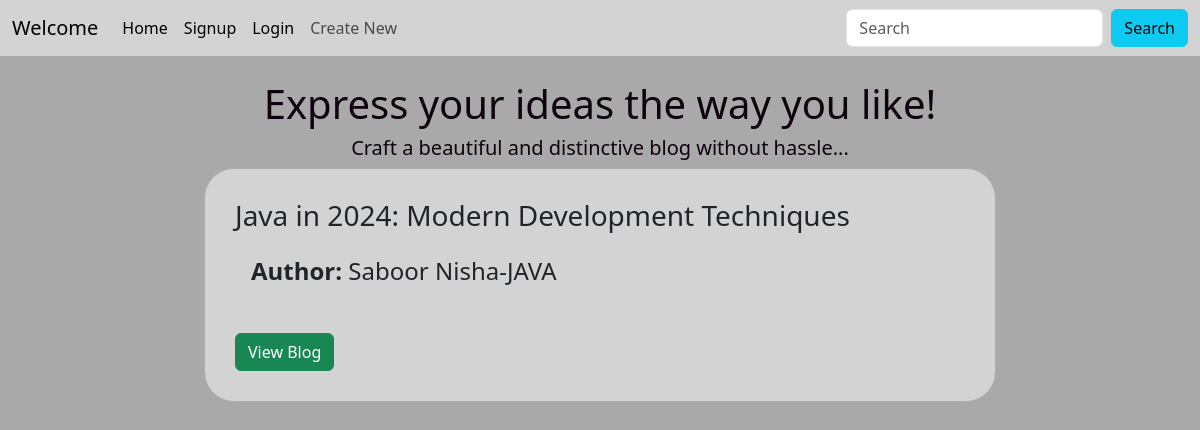
Before: / with the older database file.
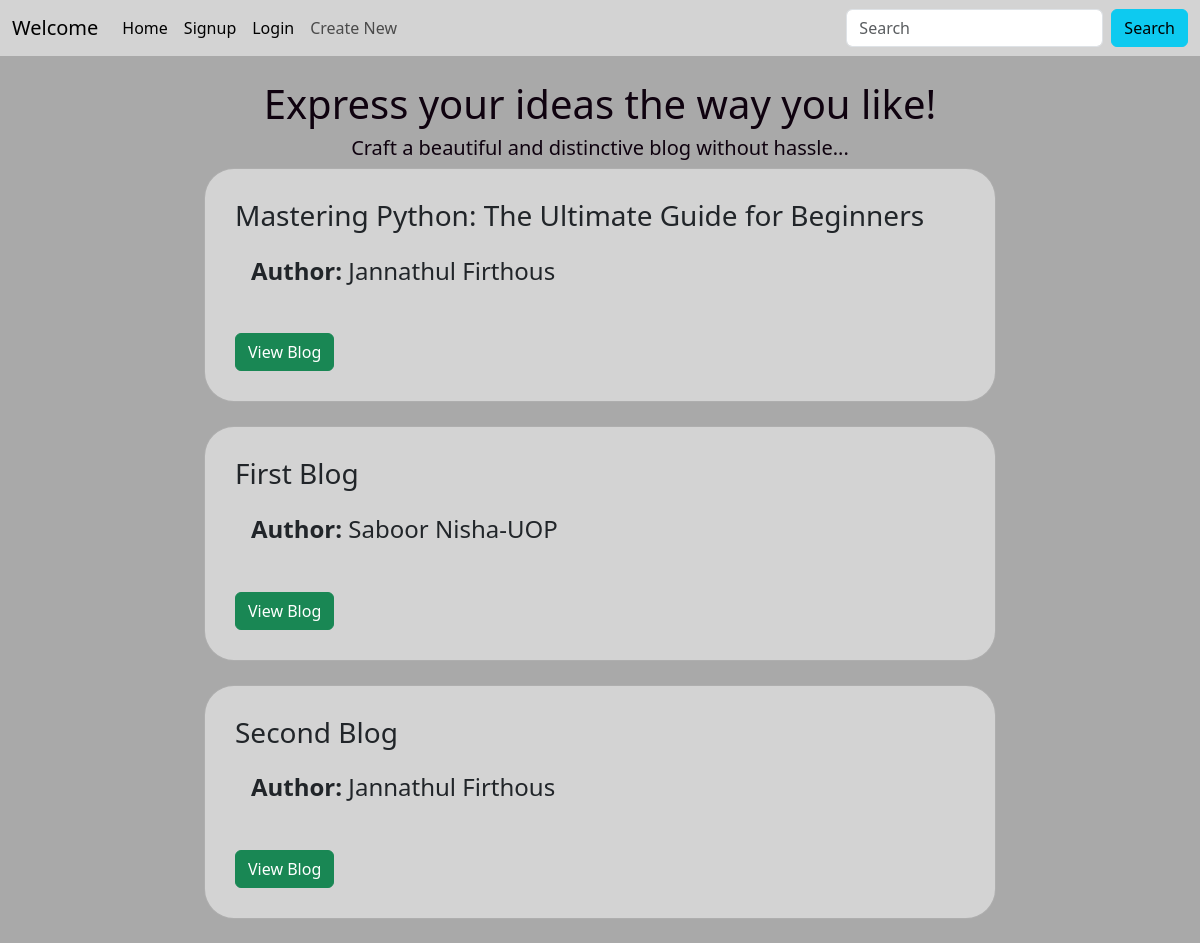
After: the same page with the newer database file.
### models.py (models this page shows)
class Post(db.Model):
    id = db.Column(db.Integer, primary_key=True)
    Title = db.Column(db.String(500), nullable=False)
    Author = db.Column(db.String(100), nullable=False)
    Email = db.Column(db.String(500), nullable=False)
    Slug = db.Column(db.String(200), nullable=False)
    blog_post = db.Column(db.Text, nullable=False)
    created_at = db.Column(db.DateTime(timezone=True), server_default=func.now())
    def __repr__(self):
        return f'<Post {self.Title}>'

### app.py (the view)
@app.route('/')
def home():
    user = Post.query.limit(100).all()
    return render_template('home.html', users=user)

### templates/home.html (shortened to what this page needs)
<!DOCTYPE html>
<html lang="en">
  <head>
  </head>
        <body style="background-color:darkgray;">
          <nav class="navbar navbar-expand-lg" style="background-color: #D3D3D3;">
            <div class="container-fluid">
              <a class="navbar-brand" href="/">Welcome</a>
              <div class="collapse navbar-collapse" id="navbarScroll">
                <ul class="navbar-nav me-auto my-2 my-lg-0 navbar-nav-scroll" style="--bs-scroll-height: 100px;">
                  <li class="nav-item">
                    <a class="nav-link active" aria-current="page" href="/">Home</a>
                  </li>
                  <li class="nav-item">
                    <a class="nav-link active" aria-current="page" href="{{url_for ('signup')}}">Signup</a>
                  </li>
                  <li class="nav-item">
                    <a class="nav-link active" aria-current="page" href="{{url_for ('login')}}">Login</a>
                  </li>
                  <li class="nav-item">
                    <a class="nav-link" href="{{url_for ('link')}}">Create New</a>
                  </li>
                </ul>
                <form class="d-flex" role="search">
                  <input class="form-control me-2" type="search" placeholder="Search" aria-label="Search">
                  <button class="btn btn-info" type="submit">Search</button>
                </form>
              </div>
            </div>
          </nav>
          <br>
          <center style="color:rgb(15, 2, 15);">
          <h1>Express your ideas the way you like!</h1>
          <h5>Craft a beautiful and distinctive blog without hassle...</h5>
        </center>
    {% for user in users | reverse %}
    <div class="row justify-content-center">
      <div class="col-sm-8 mb-3 mb-sm-0">
          <div class="card" style="background-color: #D3D3D3; border-radius: 30px;">
              <div class="card-body" style="padding: 30px;">
                  <h3 class="card-title">{{ user.Title }}</h3>
                  <h4 class="card-body"><b>Author:</b> {{ user.Author }}</h4>
                  <br>
                  <form action="{{ url_for('blog', id=user.id) }}" >
                    <button type="submit" class="btn btn-success" >View Blog</button>
                </form>
              </div>
          </div>
      </div>
  </div>
    <br>
    {% endfor %}
          <link href="https://cdn.jsdelivr.net/npm/bootstrap@5.3.3/dist/css/bootstrap.min.css" rel="stylesheet">
        </body>
</html>

Changed rows visible on the page:
removed Post: Title "Java in 2024: Modern Development Techniques", Author "Saboor Nisha-JAVA"
added Post: Title "Mastering Python: The Ultimate Guide for Beginners", Author "Jannathul Firthous"
added Post: Title "First Blog", Author "Saboor Nisha-UOP"
added Post: Title "Second Blog", Author "Jannathul Firthous"
